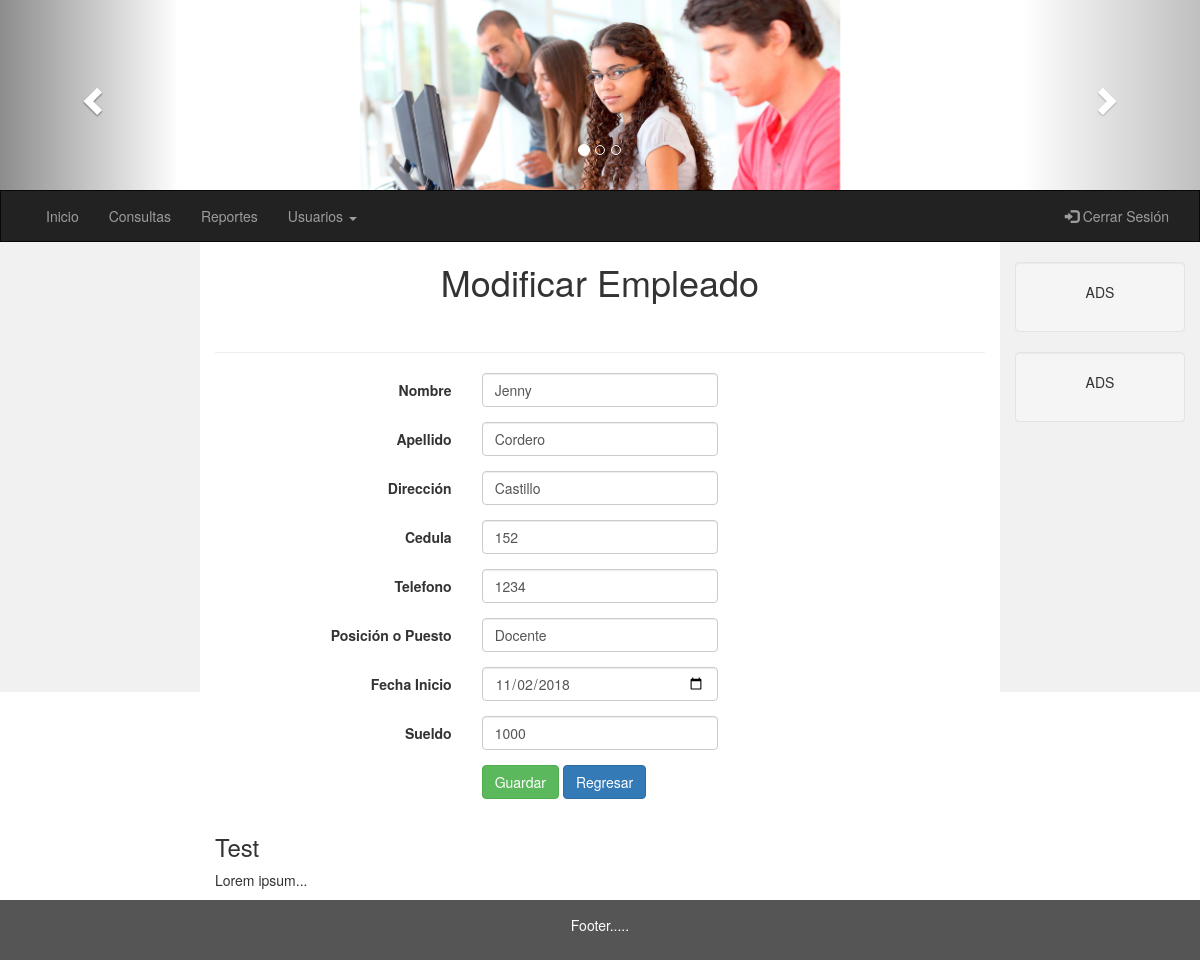
Page /imagenes/modificarEmpleados.php?codigo=2 (signed in) on the committed database.
### tables this page shows
CREATE TABLE `empleado` (
  `codigo` int(11) NOT NULL,
  `nombre` varchar(50) NOT NULL,
  `apellido` varchar(50) NOT NULL,
  `direccion` varchar(50) NOT NULL,
  `cedula` varchar(20) NOT NULL,
  `telefono` varchar(20) NOT NULL,
  `puesto` varchar(20) NOT NULL,
  `fechaInicio` date NOT NULL,
  `sueldo` int(11) NOT NULL
);

### imagenes/modificarEmpleados.php (the view, shortened to what this page needs)
<?php  session_start();
include("conexion.php");
	$codigo = $_GET["codigo"];
	$sql = "SELECT * FROM empleado WHERE codigo = '$codigo'";
  $resultado = $conexion->query($sql);
	$row = $resultado->fetch_array(MYSQLI_ASSOC);
?>
<!DOCTYPE html>
<html lang="en">
<head>
  <link rel="stylesheet" href="https://maxcdn.bootstrapcdn.com/bootstrap/3.3.7/css/bootstrap.min.css">
</head>
<body>
<center>
        <div id="myCarousel" class="carousel slide" data-ride="carousel">
                <ol class="carousel-indicators">
                  <li data-target="#myCarousel" data-slide-to="0" class="active"></li>
                  <li data-target="#myCarousel" data-slide-to="1"></li>
                  <li data-target="#myCarousel" data-slide-to="2"></li>
                </ol>
                <div class="carousel-inner">
                  <div class="item active">
                    <img src="imagenes/one.jpg" alt="Niños" width="40%" height="40%">
                  </div>
                <a class="left carousel-control" href="#myCarousel" data-slide="prev">
                  <span class="glyphicon glyphicon-chevron-left"></span>
                </a>
                <a class="right carousel-control" href="#myCarousel" data-slide="next">
                  <span class="glyphicon glyphicon-chevron-right"></span>
                </a>
              </div>
            </center>
<nav class="navbar navbar-inverse">
  <div class="container-fluid">
    <div class="collapse navbar-collapse" id="myNavbar">
      <ul class="nav navbar-nav">
        <li><a href="Index.php">Inicio</a></li>
        <li><a href="#">Consultas</a></li>
        <li><a href="#">Reportes</a></li>
        <li class="dropdown">
          <a class="dropdown-toggle" data-toggle="dropdown" href="#">Usuarios <span class="caret"></span></a>
      </ul>
      <ul class="nav navbar-nav navbar-right">
        <li><a href="index.php"><span class="glyphicon glyphicon-log-in"></span> Cerrar Sesión</a></li>
      </ul>
    </div>
  </div>
</nav>
<div class="container-fluid text-center">
  <div class="row content">
    <div class="col-sm-2 sidenav">
    </div>
    <div class="col-sm-8 text-left">
    <h1 class="container-fluid text-center">Modificar Empleado</h1> <br>
      <hr>
<fieldset>
  <form class="form-horizontal" action="registros.php?pagina=4" method="POST" name="form1">
    <div class="form-group">
      <label class="col-md-4 control-label" for="nombre">Nombre</label>
      <div class="col-md-4">
      <input id="nombre" name="nombre" type="text" placeholder="Ingresar un Nombre" class="form-control input-md" value= <?php echo $row['nombre']; ?> required="">
      </div>
    </div>
    <div class="form-group">
      <label class="col-md-4 control-label" for="apellido">Apellido</label>
      <div class="col-md-4">
      <input id="apellido" name="apellido" type="text" placeholder="Ingresar un Apellido" class="form-control input-md" value= <?php echo $row['apellido']; ?> required="">
      </div>
    </div>
    <div class="form-group">
      <label class="col-md-4 control-label" for="direccion">Dirección</label>
      <div class="col-md-4">
      <input id="direccion" name="direccion" type="text" placeholder="" class="form-control input-md" value= <?php echo $row['direccion']; ?>  required="">
      </div>
    </div>
    <div class="form-group">
      <label class="col-md-4 control-label" for="cedula">Cedula</label>
      <div class="col-md-4">
      <input id="cedula" name="cedula" type="text" placeholder="" class="form-control input-md" value= <?php echo $row['cedula']; ?>  required="">
      </div>
    </div>
    <div class="form-group">
      <label class="col-md-4 control-label" for="telefono">Telefono</label>
      <div class="col-md-4">
      <input id="telefono" name="telefono" type="tel" placeholder="Telefono" class="form-control input-md" value= <?php echo $row['telefono']; ?>  required="" >
      </div>
    </div>
     <div class="form-group">
      <label class="col-md-4 control-label" for="puesto">Posición o Puesto</label>
      <div class="col-md-4">
      <input id="puesto" name="puesto" type="text" placeholder="Posición o Puesto" class="form-control input-md" value= <?php echo $row['puesto']; ?>  required="">
      </div>
    </div>
    <div class="form-group">
      <label class="col-md-4 control-label" for="fechaInicio">Fecha Inicio</label>
      <div class="col-md-4">
      <input id="fechaInicio" name="fechaInicio" type="date" placeholder="Fecha Inicio" class="form-control input-md" value= <?php echo $row['fechaInicio']; ?> required="">
      </div>
    </div>
    <div class="form-group">
      <label class="col-md-4 control-label" for="sueldo">Sueldo</label>
      <div class="col-md-4">
      <input id="sueldo" name="sueldo" type="text" placeholder="Sueldo" class="form-control input-md" value= <?php echo $row['sueldo']; ?> required="" >
      </div>
    </div>
    <div class="form-group">
      <label class="col-md-4 control-label" for=""></label>
      <div class="col-md-4">
        <button id="" name="" class="btn btn-success">Guardar</button>
        <a href="consultaEmpleados.php" class="btn btn-primary">Regresar</a>
      </div>
    </div>
    </form>
    </fieldset>
      <h3>Test</h3>
      <p>Lorem ipsum...</p>
    </div>
    <div class="col-sm-2 sidenav">
      <div class="well">
        <p>ADS</p>
      </div>
      <div class="well">
        <p>ADS</p>
      </div>
    </div>
  </div>
</div>
<footer class="container-fluid text-center">
   <p> Footer..... </p>
</footer>
</body>
</html>

### imagenes/modificarEmpleados.php (style rules this page uses)
.navbar { margin-bottom: 0; border-radius: 0; }
.row.content { height: 450px }
.sidenav { padding-top: 20px; background-color: #f1f1f1; height: 100%; }
footer { background-color: #555; color: white; padding: 15px; }

### rows in the picture
empleado: nombre "Jenny", apellido "Cordero", direccion "Castillo", cedula "152", telefono "1234", puesto "Docente", fechaInicio "11/02/2018", sueldo "1000"
